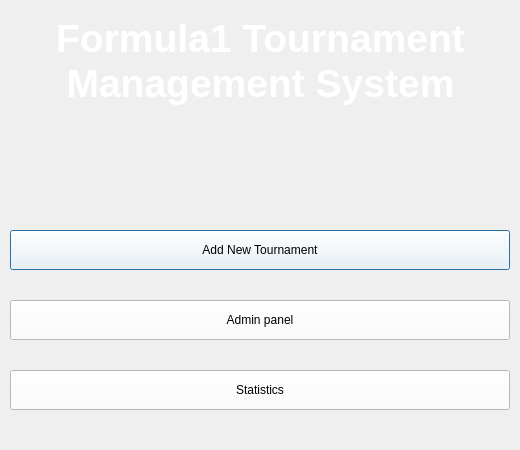
<?xml version="1.0" encoding="UTF-8"?>
<ui version="4.0">
 <class>welcomePage</class>
 <widget class="QDialog" name="welcomePage">
  <property name="geometry">
   <rect>
    <x>0</x>
    <y>0</y>
    <width>520</width>
    <height>450</height>
   </rect>
  </property>
  <property name="windowTitle">
   <string>welcomePage</string>
  </property>
  <property name="styleSheet">
   <string notr="true">background-image: url(../untitled.jpg)</string>
  </property>
  <widget class="QLabel" name="titleLabel">
   <property name="geometry">
    <rect>
     <x>0</x>
     <y>0</y>
     <width>521</width>
     <height>121</height>
    </rect>
   </property>
   <property name="font">
    <font>
     <pointsize>29</pointsize>
     <weight>75</weight>
     <bold>true</bold>
     <strikeout>false</strikeout>
    </font>
   </property>
   <property name="styleSheet">
    <string notr="true">color: white;</string>
   </property>
   <property name="text">
    <string>Formula1 Tournament Management System</string>
   </property>
   <property name="textFormat">
    <enum>Qt::PlainText</enum>
   </property>
   <property name="scaledContents">
    <bool>false</bool>
   </property>
   <property name="alignment">
    <set>Qt::AlignCenter</set>
   </property>
   <property name="wordWrap">
    <bool>true</bool>
   </property>
  </widget>
  <widget class="QPushButton" name="addNewTournamentPushButton">
   <property name="geometry">
    <rect>
     <x>10</x>
     <y>230</y>
     <width>500</width>
     <height>40</height>
    </rect>
   </property>
   <property name="styleSheet">
    <string notr="true">background: white;</string>
   </property>
   <property name="text">
    <string>Add New Tournament</string>
   </property>
  </widget>
  <widget class="QPushButton" name="adminPanelPushButton">
   <property name="geometry">
    <rect>
     <x>10</x>
     <y>300</y>
     <width>500</width>
     <height>40</height>
    </rect>
   </property>
   <property name="styleSheet">
    <string notr="true">background: white;</string>
   </property>
   <property name="text">
    <string>Admin panel</string>
   </property>
  </widget>
  <widget class="QPushButton" name="statisticsPushButton">
   <property name="geometry">
    <rect>
     <x>10</x>
     <y>370</y>
     <width>500</width>
     <height>40</height>
    </rect>
   </property>
   <property name="styleSheet">
    <string notr="true">background: white;</string>
   </property>
   <property name="text">
    <string>Statistics</string>
   </property>
  </widget>
 </widget>
 <layoutdefault spacing="6" margin="11"/>
 <resources/>
 <connections/>
</ui>
